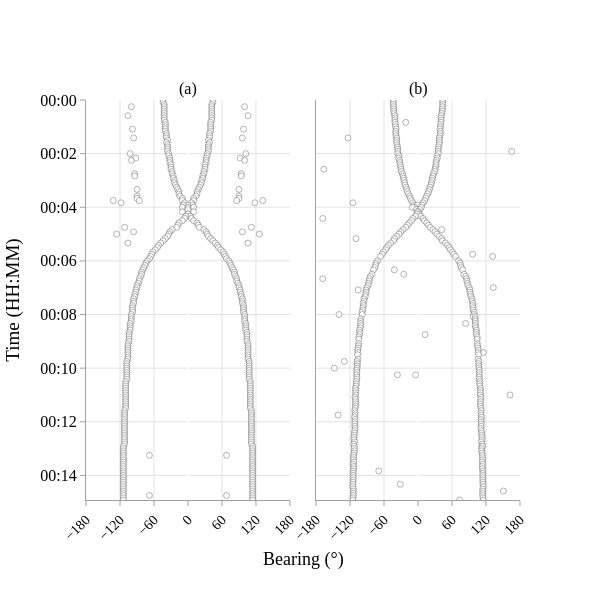

Notebook code for this chart:
### Code cell
fig = make_subplots(
    rows=1, cols=2, shared_xaxes=True, shared_yaxes=True, horizontal_spacing=0.06,
    subplot_titles=["(a)", "(b)"]
)

fig.add_trace(
    go.Scatter(
        x=det_x,
        y=det_y,
        mode="markers",
        name="Detection",
        showlegend=False,
        marker=dict(
            size=6,
            line=dict(width=0.5),
            color="white",
            opacity=0.8,
        ),
        hovertemplate="Bearing: %{x:.1f}°<br>Time: %{y|%H:%M:%S}<extra></extra>",
    ),
    row=1, col=1
)

ss_det_x = []
ss_det_y = []

for t, detection_set in stone_soup_detections:
    for detection in detection_set:
        ss_det_x.append(np.rad2deg(detection.state_vector[0]))
        ss_det_y.append(t)

fig.add_trace(
    go.Scatter(
        x=ss_det_x,
        y=ss_det_y,
        mode="markers",
        name="Detection",
        showlegend=True,
        marker=dict(
            size=6,
            line=dict(width=0.5),
            color="white",
            opacity=0.8,
        ),
        hovertemplate="Bearing: %{x:.1f}°<br>Time: %{y|%H:%M:%S}<extra></extra>",
    ),
    row=1, col=2
)

fig.update_xaxes(
    range=[-180, 180],
    tickmode="linear",
    tick0=-180,
    dtick=60,
    tickangle=-45,
    tickfont=dict(size=14),
    ticks="outside",
    tickcolor="rgba(160, 160, 160, 1.0)",
    showgrid=True,
    gridcolor="rgba(200, 200, 200, 0.5)",
    showline=True,
    linecolor="rgba(160, 160, 160, 1.0)",
)
fig.add_annotation(
    text="Bearing (°)",
    xref="paper", yref="paper",
    x=0.5,
    y=-0.18,
    showarrow=False,
    font=dict(family="Times New Roman", size=18, color="black")
)

fig.update_yaxes(
    range=[timesteps[-1], timesteps[0]],
    tickformat="%H:%M",
    tickfont=dict(size=16),
    ticks="outside",
    tickcolor="rgba(160, 160, 160, 1.0)",
    showgrid=True,
    gridcolor="rgba(200, 200, 200, 0.5)",
    showline=True,
    linewidth=1,
    linecolor="rgba(160, 160, 160, 1.0)",
    autorange=False,
    title="Time (HH:MM)"
)
fig.update_yaxes(title="", ticks="", showticklabels=False, col=2)

fig.update_layout(
    width=600,
    height=600,
    margin=dict(b=100),
    font=dict(family="Times New Roman", size=16, color="black"),
    showlegend=False,
    legend=dict(
        x=1.0,
        y=1.02,
        xanchor="right",
        yanchor="bottom",
        bgcolor="rgba(255,255,255,0.0)",
        borderwidth=0,
        orientation="h"
    ),
    plot_bgcolor="white",
    paper_bgcolor="white",
)

fig.show()

fig.write_image("figs/st_plugin_vs_ss.pdf", scale=1, width=600, height=600)

### Figure 1 — Plotly figure (JSON) as saved in the notebook; plotly's stock layout.template omitted (floating-point values rounded to 4 significant figures; data arrays with more than 128 entries replaced by an {"elided": "..."} marker saying what was removed)
{"data": [{"hovertemplate": "Bearing: %{x:.1f}°<br>Time: %{y|%H:%M:%S}<extra></extra>", "marker": {"color": "white", "line": {"width": 0.5}, "opacity": 0.8, "size": 6}, "mode": "markers", "name": "Detection", "showlegend": false, "type": "scatter", "x": {"elided": "402 float values"}, "xaxis": "x", "y": {"elided": "402 str values"}, "yaxis": "y"}, {"hovertemplate": "Bearing: %{x:.1f}°<br>Time: %{y|%H:%M:%S}<extra></extra>", "marker": {"color": "white", "line": {"width": 0.5}, "opacity": 0.8, "size": 6}, "mode": "markers", "name": "Detection", "showlegend": true, "type": "scatter", "x": {"elided": "384 float values"}, "xaxis": "x2", "y": {"elided": "384 str values"}, "yaxis": "y2"}], "layout": {"annotations": [{"font": {"size": 16}, "showarrow": false, "text": "(a)", "x": 0.235, "xanchor": "center", "xref": "paper", "y": 1, "yanchor": "bottom", "yref": "paper"}, {"font": {"size": 16}, "showarrow": false, "text": "(b)", "x": 0.765, "xanchor": "center", "xref": "paper", "y": 1, "yanchor": "bottom", "yref": "paper"}, {"font": {"color": "black", "family": "Times New Roman", "size": 18}, "showarrow": false, "text": "Bearing (°)", "x": 0.5, "xref": "paper", "y": -0.18, "yref": "paper"}], "font": {"color": "black", "family": "Times New Roman", "size": 16}, "height": 600, "legend": {"bgcolor": "rgba(255,255,255,0.0)", "borderwidth": 0, "orientation": "h", "x": 1, "xanchor": "right", "y": 1.02, "yanchor": "bottom"}, "margin": {"b": 100}, "paper_bgcolor": "white", "plot_bgcolor": "white", "showlegend": false, "width": 600, "xaxis": {"anchor": "y", "domain": [0, 0.47], "dtick": 60, "gridcolor": "rgba(200, 200, 200, 0.5)", "linecolor": "rgba(160, 160, 160, 1.0)", "range": [-180, 180], "showgrid": true, "showline": true, "tick0": -180, "tickangle": -45, "tickcolor": "rgba(160, 160, 160, 1.0)", "tickfont": {"size": 14}, "tickmode": "linear", "ticks": "outside"}, "xaxis2": {"anchor": "y2", "domain": [0.53, 1], "dtick": 60, "gridcolor": "rgba(200, 200, 200, 0.5)", "linecolor": "rgba(160, 160, 160, 1.0)", "range": [-180, 180], "showgrid": true, "showline": true, "tick0": -180, "tickangle": -45, "tickcolor": "rgba(160, 160, 160, 1.0)", "tickfont": {"size": 14}, "tickmode": "linear", "ticks": "outside"}, "yaxis": {"anchor": "x", "autorange": false, "domain": [0, 1], "gridcolor": "rgba(200, 200, 200, 0.5)", "linecolor": "rgba(160, 160, 160, 1.0)", "linewidth": 1, "range": ["2026-02-09T00:14:55", "2026-02-09T00:00:00"], "showgrid": true, "showline": true, "tickcolor": "rgba(160, 160, 160, 1.0)", "tickfont": {"size": 16}, "tickformat": "%H:%M", "ticks": "outside", "title": {"text": "Time (HH:MM)"}}, "yaxis2": {"anchor": "x2", "autorange": false, "domain": [0, 1], "gridcolor": "rgba(200, 200, 200, 0.5)", "linecolor": "rgba(160, 160, 160, 1.0)", "linewidth": 1, "matches": "y", "range": ["2026-02-09T00:14:55", "2026-02-09T00:00:00"], "showgrid": true, "showline": true, "showticklabels": false, "tickcolor": "rgba(160, 160, 160, 1.0)", "tickfont": {"size": 16}, "tickformat": "%H:%M", "ticks": "", "title": {"text": ""}}}}
